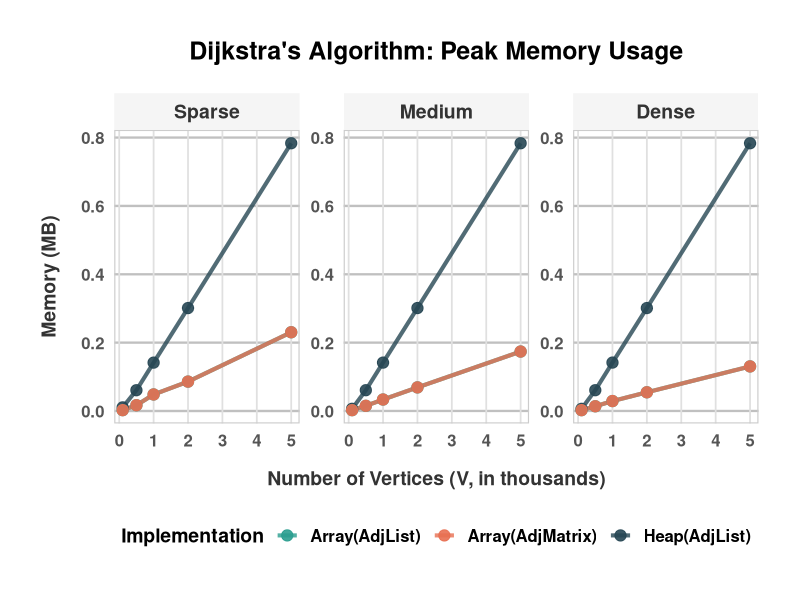
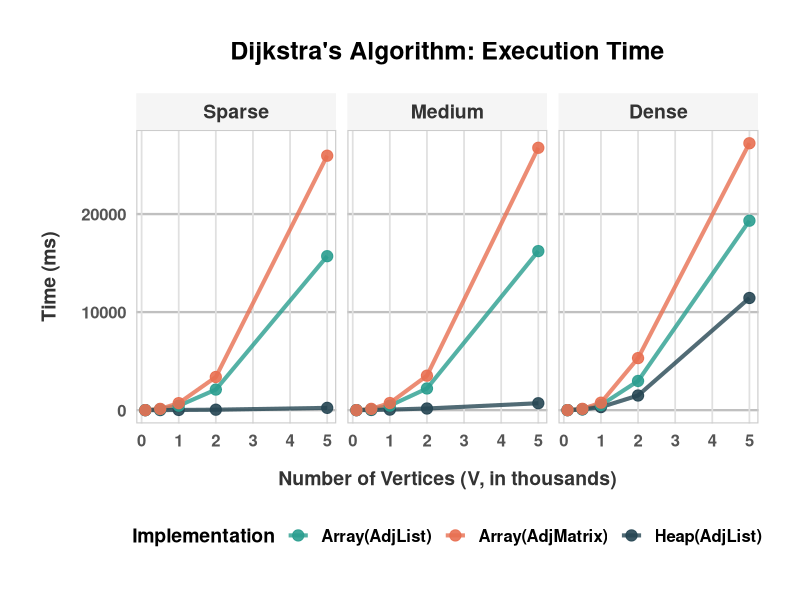
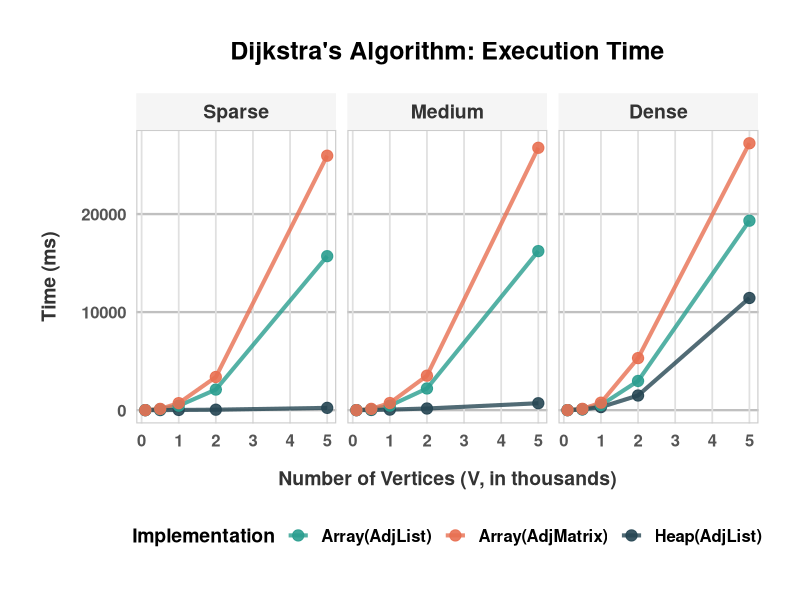
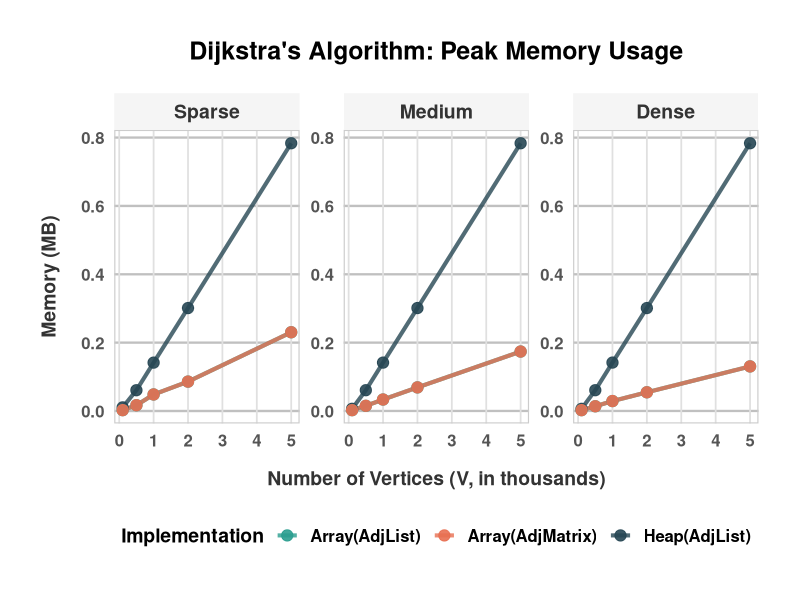

These figures' R source, in order:
library(ggplot2)

# Ensure that csv is in working directory
data <- read.csv("benchmark_results.csv", header=TRUE)

# Cleaner x-axis labels
data$Vertices <- data$Vertices / 1000

# Set graph order to Sparse -> Medium -> Dense
data$Density <- factor(data$Density, levels = c("Sparse", "Medium", "Dense"))

# Define theme
my_theme <- theme_minimal(base_size = 16) +
  theme(
    plot.title = element_text(face = "bold", size = 18, hjust = 0.5, margin = margin(b = 20)),
    strip.text = element_text(face = "bold", size = 14, color = "#333333"),
    strip.background = element_rect(fill = "#F5F5F5", color = NA),
    legend.position = "bottom",
    legend.title = element_text(face = "bold", size = 14),
    legend.text = element_text(face = "bold", size = 12),
    
    # Emphasize horizontal grid lines to highlight shared y-axis
    panel.grid.major.y = element_line(color = "#C0C0C0", linewidth = 0.8),
    panel.grid.major.x = element_line(color = "#E0E0E0", linewidth = 0.6),
    panel.grid.minor = element_blank(), 
    
    panel.border = element_rect(color = "#CCCCCC", fill = NA, linewidth = 0.8),
    axis.text = element_text(face = "bold", size = 12, color = "#555555"),
    axis.title.x = element_text(margin = margin(t = 15), face = "bold", size = 14, color = "#333333"),
    axis.title.y = element_text(margin = margin(r = 15), face = "bold", size = 14, color = "#333333"),
    plot.margin = margin(t = 30, r = 30, b = 30, l = 30)
  )
my_colors <- scale_color_manual(values = c("#2A9D8F", "#E76F51", "#264653"))

# Plot time complexity
time_plot <- ggplot(data, aes(x = Vertices, y = Time_ms, color = Method, group = Method)) +
  geom_line(linewidth = 1.4, alpha = 0.8) + 
  geom_point(size = 3.5, alpha = 0.9) +    
  facet_wrap(~ Density) + 
  my_colors +
  my_theme +
  labs(
    title = "Dijkstra's Algorithm: Execution Time",
    x = "Number of Vertices (V, in thousands)",
    y = "Time (ms)",
    color = "Implementation"
  )

# Plot space complexity
memory_plot <- ggplot(data, aes(x = Vertices, y = Memory_MB, color = Method, group = Method)) +
  geom_line(linewidth = 1.4, alpha = 0.8) +
  geom_point(size = 3.5, alpha = 0.9) +  
  facet_wrap(~ Density, scales = "free_y") + 
  my_colors +
  my_theme +
  labs(
    title = "Dijkstra's Algorithm: Peak Memory Usage",
    x = "Number of Vertices (V, in thousands)",
    y = "Memory (MB)",
    color = "Implementation"
  )

print(memory_plot)
print(time_plot)

ggsave("time_complexity_plot.png", plot = time_plot, width = 10, height = 6, dpi = 300, bg = "white")
ggsave("space_complexity_plot.png", plot = memory_plot, width = 10, height = 6, dpi = 300, bg = "white")
